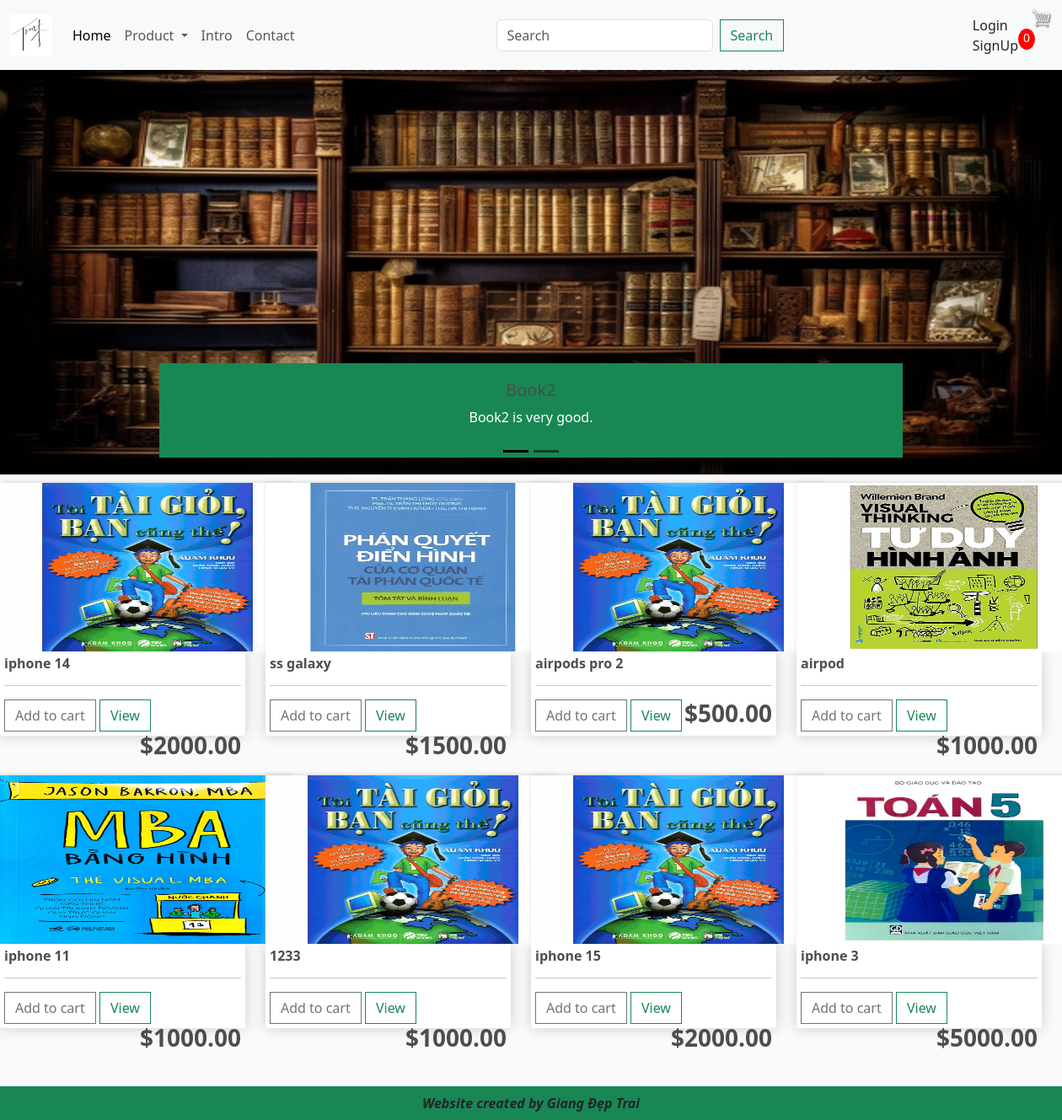
The page / on the database its author committed.
### app/models.py (models this page shows, shortened)
class Product(models.Model):
    category = models.ManyToManyField(Category,related_name='product')
    name = models.CharField(max_length=200,null=True)
    price = models.FloatField()
    digital = models.BooleanField(default=False,null=True,blank=False)
    image = models.ImageField(null=True,blank=True)
    detail = models.TextField(null=True,blank=True)
    @property
    def ImageURL(self):
        try:
            url = self.image.url
        except:
            url =''
        return url

### app/views.py (the view)
# urls.py: path('', views.home, name="home"),
def home(request):
    if request.user.is_authenticated:
        customer = request.user
        order, created = Order.objects.get_or_create(customer =customer,complete =False)
        items = order.orderitem_set.all()
        cartItems = order.get_cart_items
        user_not_login = "hidden"
        user_login = "show"
    else:
        items =[]
        order ={'get_cart_items':0,'get_cart_total':0}
        created = False
        cartItems = order['get_cart_items']
        user_not_login = "show"
        user_login = "hidden"
    categories = Category.objects.filter(is_sub =False)
    products = Product.objects.all()
    context={'categories':categories,'created':created,'items':items,'order':order,'products': products, 'cartItems' :cartItems, 'user_not_login':user_not_login, 'user_login':user_login}
    return render(request,'app/home.html',context)

### app/templates/app/home.html (shortened to what this page needs)
{% extends 'app/base.html'%}
{% load static %}
{% block banner-slider %}
<div id="carouselExampleDark" class="carousel carousel-dark slide">
    <div class="carousel-indicators">
      <button type="button" data-bs-target="#carouselExampleDark" data-bs-slide-to="0" class="active" aria-current="true" aria-label="Slide 1"></button>
      <button type="button" data-bs-target="#carouselExampleDark" data-bs-slide-to="1" aria-label="Slide 2"></button>
    </div>
    <div class="carousel-inner">
      <div class="carousel-item active" data-bs-interval="10000">
        <div class="carousel-caption d-none d-md-block bg-success text-white">
          <h5>Book</h5>
          <p>Book is very good.</p>
        </div>
      </div>
      <div class="carousel-item active" data-bs-interval="10000">
        <img src="{%static 'app/images/banner/book12.jpeg'%}" class="d-block w-100" alt="Milk" height='480'>
        <div class="carousel-caption d-none d-md-block bg-success text-white">
          <h5>Book2</h5>
          <p>Book2 is very good.</p>
        </div>
      </div>
    </div>
    <button class="carousel-control-prev" type="button" data-bs-target="#carouselExampleDark" data-bs-slide="prev">
      <span class="carousel-control-prev-icon" aria-hidden="true"></span>
    </button>
    <button class="carousel-control-next" type="button" data-bs-target="#carouselExampleDark" data-bs-slide="next">
      <span class="carousel-control-next-icon" aria-hidden="true"></span>
    </button>
  </div>
{% endblock banner-slider %}
{% block main-content %}
<div class="row" style='width:100%'>
    {%for product in products %}
    <div class="col-lg-3">
        <img class="thumbnail" src="{{product.ImageURL}} ">
        <div class="box-element product">
            <h6><strong>{{product.name}}</strong></h6>
            <hr>
            <button data-product= class={{product.id}} data-action="add" class="btn btn-outline-secondary add-btn update-cart">Add to cart</button>
            <a class="btn btn-outline-success" href="{% url 'detail' %}?id={{product.id}}">View</a>
            <h3 style="display: inline-block; float: right"><strong>${{product.price | floatformat:2}}</strong></h3>
       </div>
    </div>
    {% endfor %}
</div>
<br /><br /><br />
{% endblock main-content %}

### app/templates/app/base.html (shortened to what this page needs)
{% load static %}
<!DOCTYPE html>
<html>
    <head>
        <link href="https://cdn.jsdelivr.net/npm/bootstrap@5.3.2/dist/css/bootstrap.min.css" rel="stylesheet">
        <link rel="stylesheet type="text/css" href="{% static 'app/css/main.css' %}""/>
        <link rel="stylesheet" href="">
    </head>
    <body>
        <nav class="navbar navbar-expand-lg bg-body-tertiary">
            <div class="container-fluid">
              <a class="navbar-brand" href="{% url 'home'%}">
                <img src="{% static 'app/images/TLM.png'%}" width="50" height="50">
              </a>
              <div class="collapse navbar-collapse" id="navbarSupportedContent">
                <ul class="navbar-nav me-auto mb-2 mb-lg-0">
                  <li class="nav-item">
                    <a class="nav-link active" aria-current="page" href="{% url 'home'%}">Home</a>
                  </li>
                  <li class="nav-item dropdown">
                    <a class="nav-link dropdown-toggle" href="#" role="button" data-bs-toggle="dropdown" aria-expanded="false">
                      Product
                    </a>
                  </li>
                  <li class="nav-item">
                    <a class="nav-link" href="#">Intro</a>
                  </li>
                  <li class="nav-item">
                    <a class="nav-link" href="#">Contact</a>
                  </li>
                </ul>
                <form class="d-flex" role="search" method = POST action = "{% url 'search' %}">
                  <input class="form-control me-2" type="search" placeholder="Search" aria-label="Search" name = "searched">
                  <button class="btn btn-outline-success" type="submit">Search</button>
                </form>
              </div>
                <div class='form-inline my-2 my-lg-0' style="visibility: {{user_not_login}}">
                  <a class="nav-link" href="{% url 'login' %}">Login</a>
                  <a class="nav-link" href="{% url 'register' %}">SignUp</a>
                </div>
              <div class='form-inline my-2 my-lg-0'>
                <a href="{% url 'cart' %}"><img id="cart-icon" src="{% static 'imagess/cart.png' %}"></a>
                <p id="cart-total">{{cartItems}}</p>
              </div>
            </div>
          </nav>
          {% block banner-slider %}{% endblock banner-slider %}
          {% block main-content  %}{% endblock main-content  %}
          <footer class="container--fluid bg-success text-center fixed-bottom p-2 mt-5">
            <b><i>Website created by Giang Đẹp Trai</i></b>
            </footer>
    </body>
</html>

### app/static/app/css/main.css (style rules this page uses)
body { background-color: hsl(0, 0%, 98%); }
h1,h2,h3,h4,h5,h6 { color:hsl(0, 0%, 30%); }
.box-element { box-shadow:hsl(0, 0%, 80%) 0 0 16px; background-color: #fff; border-radius: 4px; padding: 5px; }
.thumbnail { width: 350px; height:200px; -webkit-box-shadow: -1px -3px 5px -2px rgba(214,214,214,1); -moz-box-shadow: -1px -3px 5px -2px rgba(214,214,214,1); box-shadow: -1px -3px 5px -2px rgba(214,214,214,1); }
.product { border-radius: 0 0 4px 4px; }
#cart-icon { width:25px; display: inline-block; margin-left: 15px; }
#cart-total { display: block; text-align: center; color:#fff; background-color: red; width: 20px; height: 25px; border-radius: 50%; font-size: 14px; }
.col-lg-3, .col-lg-4, .col-lg-6, .col-lg-8, .col-lg-12 { margin-top: 10px; }
.btn { border-radius: 0; }

### rows shown on the page
Product: ImageURL (picture), name "iphone 14", price "2000.00"
Product: ImageURL (picture), name "ss galaxy", price "1500.00"
Product: ImageURL (picture), name "airpods pro 2", price "500.00"
Product: ImageURL (picture), name "airpod", price "1000.00"
Product: ImageURL (picture), name "iphone 11", price "1000.00"
Product: ImageURL (picture), name "1233", price "1000.00"
Product: ImageURL (picture), name "iphone 15", price "2000.00"
Product: ImageURL (picture), name "iphone 3", price "5000.00"

### other values the page prints
{{ cartItems }} "0"
